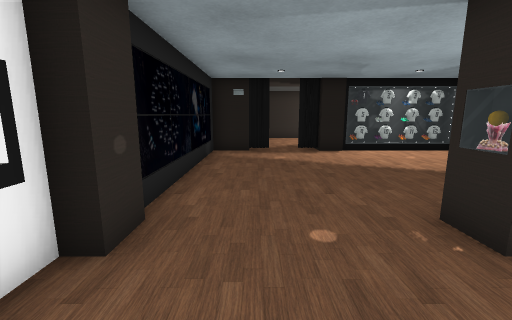
view 1 (above)

22 first-person views from a walk through a 3-D level made in the Unity game engine. The camera is 1.5 m above the floor, tilts 10° down and sees 90° across. The floor is counted in squares, 1 m on a side. Each view is taken from the middle of a square. On the plan, view 1 faces up. The plan holds only what a view shows up to about 13 squares ahead; the rest is blank. Some surface patterns are stand-ins.

view 2
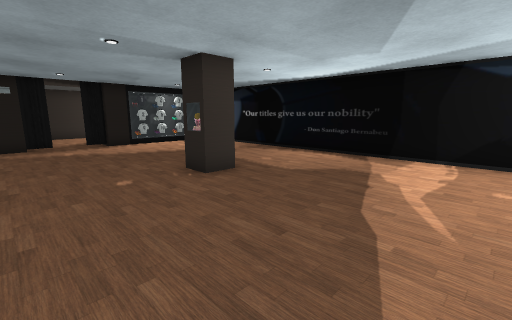

view 3
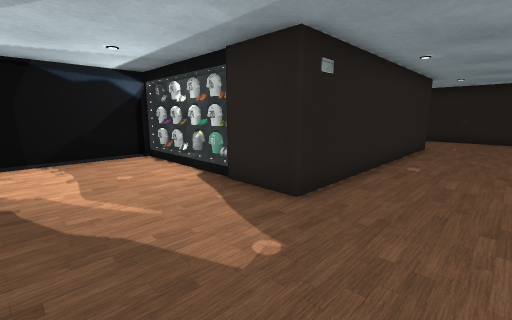

view 4
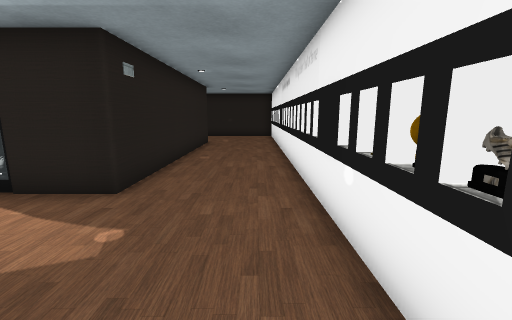

view 5
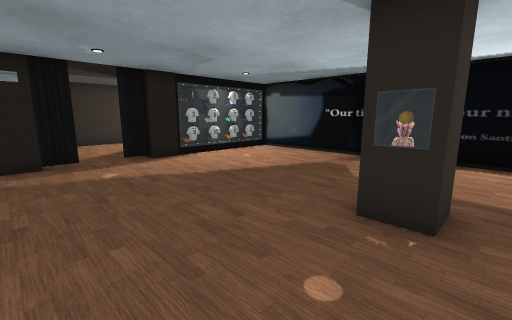

view 6
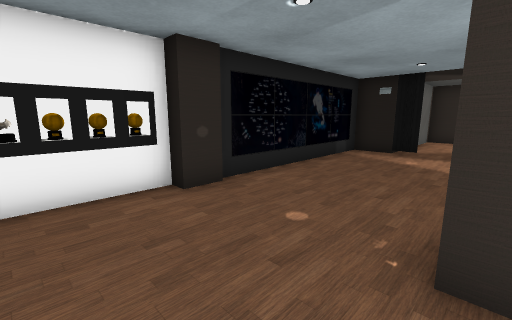

view 7
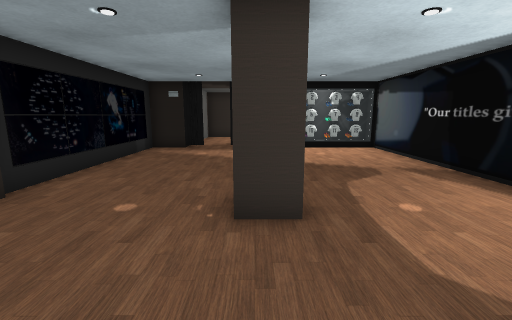

view 8
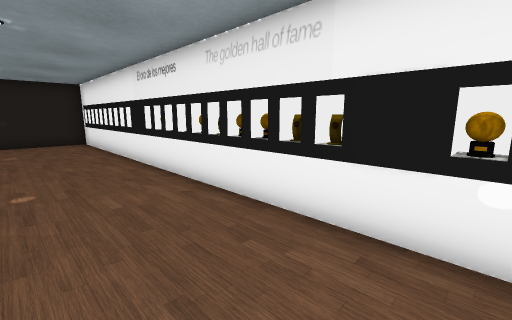

view 9
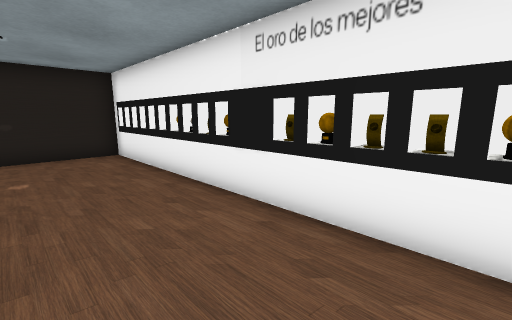

view 10
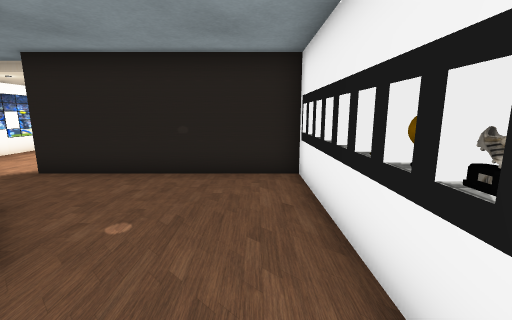

view 11
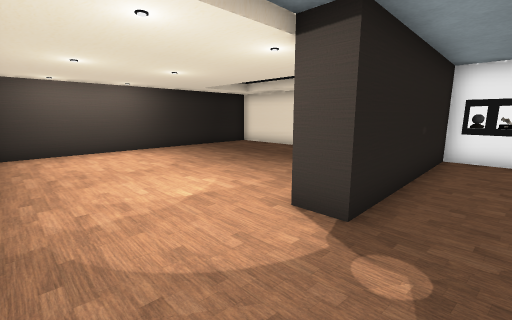

view 12
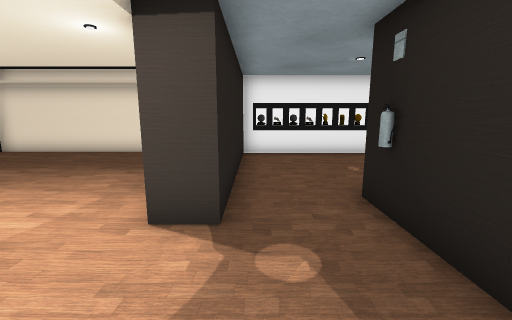

view 13
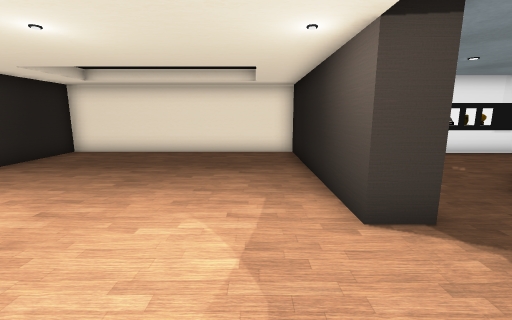

view 14
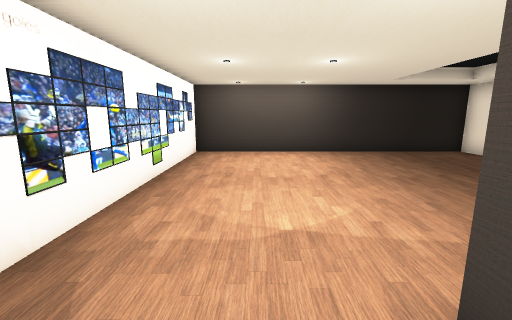

view 15
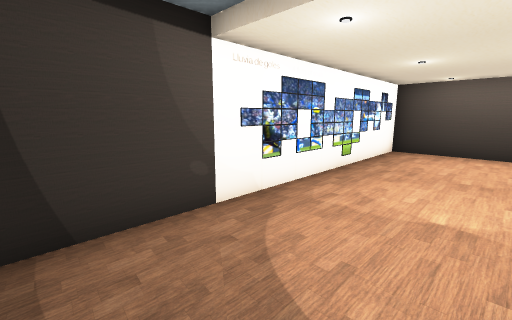

view 16
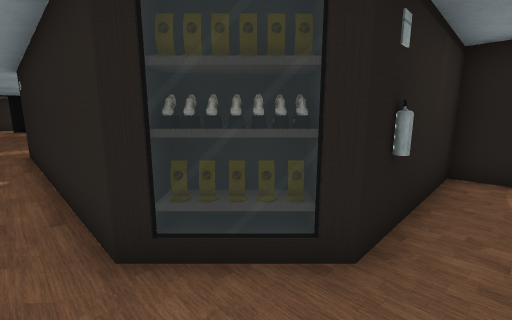

view 17
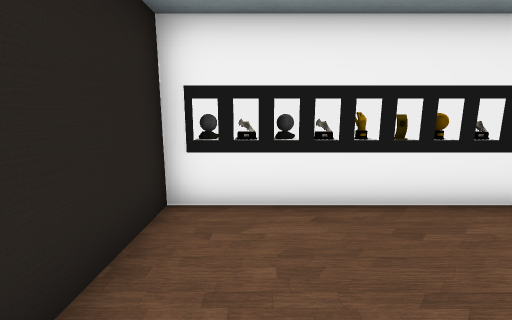

view 18
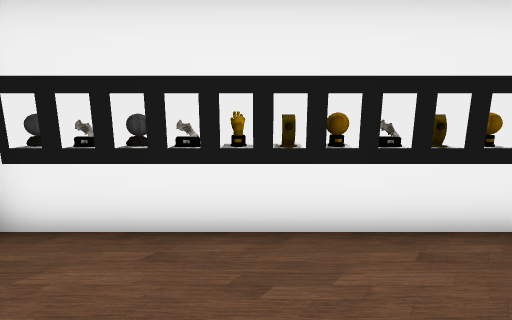

view 19
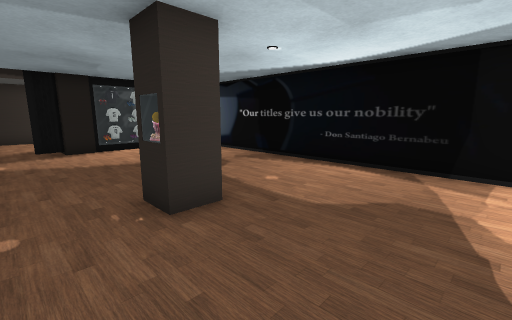

view 20
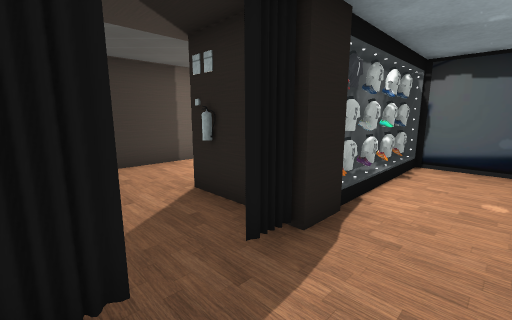

view 21
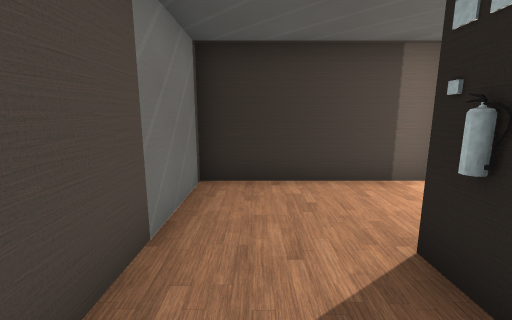

view 22
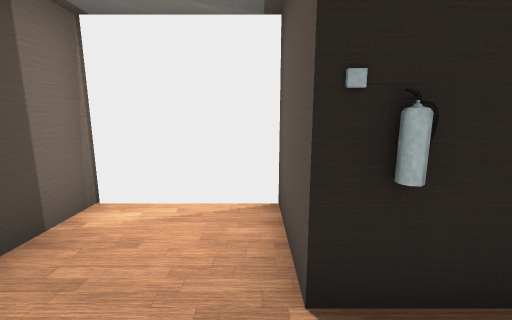

### Floor plan
Ten units are one square. View 1 is at (0, 0); x grows to the right and y downward. Boxes are objects, and circles mark ways between rooms. Rooms are numbered by the first view taken in them; rooms with no view inside come last. Other rooms are left out.
<svg viewBox="-31 -172 121 462">
<path fill="none" stroke="#000" d="M40 49 58 49M42 53 46 48M43 54 83 54M-26 29 -26 34 -21 34 -21 55M-26 -9 -26 -4M51 53 55 50M63 49 70 49M-16 -36 -16 -25 -21 -25M-26 49 -20 49M61 55 65 50M75 49 80 49M-21 84 -21 116M-26 84 -26 88 -20 88M-26 94 -20 94M-26 107 -20 107M-3 -109 -18 -109 -18 -36M45 -109 42 -113M46 -110 41 -111M4 -112 -1 -108M49 -110 42 -109M57 -110 52 -111M17 136 17 47 85 47 85 -109 26 -109M65 -109 59 -116M67 -110 62 -111M76 -107 72 -111M75 -108 62 -110M-26 136 -26 141M80 -110 74 -111M83 -114 39 -114M-26 144 -26 149M-26 150 -26 155M31 158 35 153 24 142M34 160 29 155M-26 156 -26 161M-26 163 -26 168M-26 169 -26 174M-26 175 -26 180M-21 185 25 185M25 185 47 185 47 195 -26 195 -26 285 85 285 85 160 34 160M28 -120 28 -136 52 -136 52 -167 -3 -167 -3 -109"/>
<rect x="-25" y="175" width="10" height="10" fill="#bbb"><title>other object</title></rect>
<rect x="-25" y="165" width="10" height="10" fill="#bbb"><title>other object</title></rect>
<rect x="-25" y="155" width="10" height="10" fill="#bbb"><title>other object</title></rect>
<rect x="-25" y="145" width="10" height="10" fill="#bbb"><title>other object</title></rect>
<rect x="-25" y="135" width="10" height="10" fill="#bbb"><title>other object</title></rect>
<rect x="-25" y="125" width="10" height="10" fill="#bbb"><title>other object</title></rect>
<rect x="-25" y="115" width="10" height="10" fill="#bbb"><title>other object</title></rect>
<rect x="-25" y="75" width="10" height="10" fill="#bbb"><title>other object</title></rect>
<rect x="-25" y="65" width="10" height="10" fill="#bbb"><title>other object</title></rect>
<rect x="-25" y="55" width="10" height="10" fill="#bbb"><title>other object</title></rect>
<rect x="-25" y="25" width="10" height="10" fill="#bbb"><title>other object</title></rect>
<rect x="-25" y="15" width="10" height="10" fill="#bbb"><title>other object</title></rect>
<rect x="-25" y="5" width="10" height="10" fill="#bbb"><title>other object</title></rect>
<rect x="-25" y="-5" width="10" height="10" fill="#bbb"><title>other object</title></rect>
<rect x="-25" y="-15" width="10" height="10" fill="#bbb"><title>other object</title></rect>
<rect x="-25" y="-25" width="10" height="10" fill="#bbb"><title>other object</title></rect>
<rect x="15" y="145" width="10" height="10" fill="#bbb"><title>other object</title></rect>
<rect x="15" y="135" width="10" height="10" fill="#bbb"><title>other object</title></rect>
<rect x="25" y="-35" width="10" height="10" fill="#bbb"><title>other object</title></rect>
<circle cx="35" cy="175" r="3" fill="#2a7"/>
<circle cx="10" cy="-120" r="3" fill="#2a7"/>
<text x="20" y="10">1</text>
<text x="30" y="230">2</text>
<text x="20" y="-140">3</text>
</svg>
Room 1 opens to room 2. Room 1 opens to room 3.

Where each view was taken, in squares from view 1:
view 1: 0 up, 0 right, facing up
view 2: 3 down, 1 left, facing up-right
view 3: 1 down, 1 left, facing down-right
view 4: 0 up, 1 left, facing down
view 5: 2 up, 1 left, facing up-right
view 6: 0 up, 3 right, facing up-left
view 7: 1 down, 3 right, facing up
view 8: 3 down, 1 right, facing down-left
view 9: 8 down, 1 right, facing down-left
view 10: 12 down, 1 left, facing down
view 11: 17 down, 8 right, facing down-left
view 12: 18 down, 8 right, facing left
view 13: 21 down, 8 right, facing left
view 14: 18 down, 6 right, facing down
view 15: 17 down, 5 right, facing down-right
view 16: 17 down, 1 right, facing up-right
view 17: 17 down, 2 right, facing left
view 18: 15 down, 1 right, facing left
view 19: 1 down, 1 right, facing up-right
view 20: 9 up, 0 right, facing up-right
view 21: 11 up, 1 right, facing up
view 22: 14 up, 1 right, facing right
